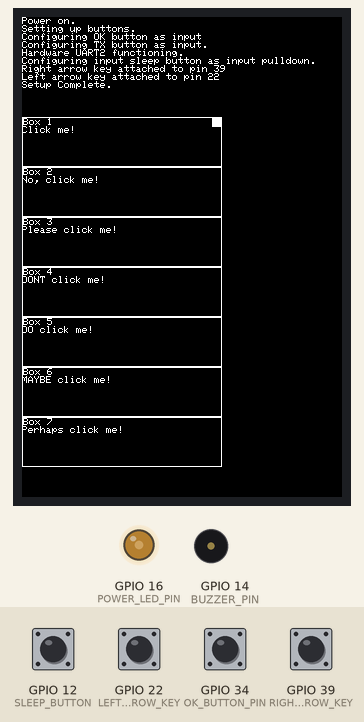
Simulated run of this sketch. Board: ESP32. On the bench: 320×480 colour display, output pins drawn as LEDs (lit = HIGH), buzzer (waves = sounding). Inputs (shaded band) come from the test bench; at power-on: GPIO 12 (SLEEP_BUTTON), GPIO 22 (LEFT_ARROW_KEY), GPIO 34 (OK_BUTTON_PIN), GPIO 39 (RIGHT_ARROW_KEY) LOW. Random numbers use the default seed unless the sketch sets one; what the sketch prints to the serial monitor is not drawn. At 10.0 s the program puts the board to deep sleep or switches it off; the recording ends there.

Above: at 3.3 s.
3.4 s: GPIO 34 (OK_BUTTON_PIN) pulled HIGH for 1 s
At 3.88 s:
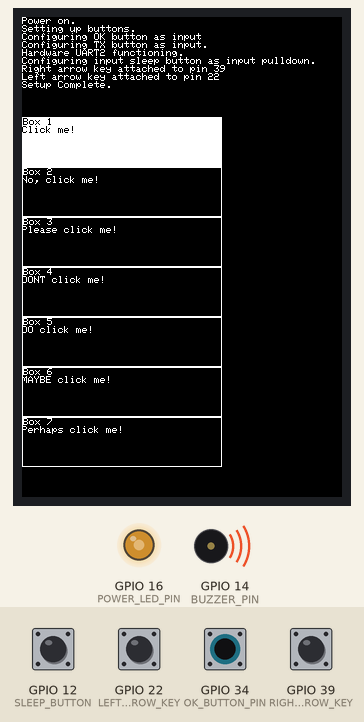
At 4.78 s:
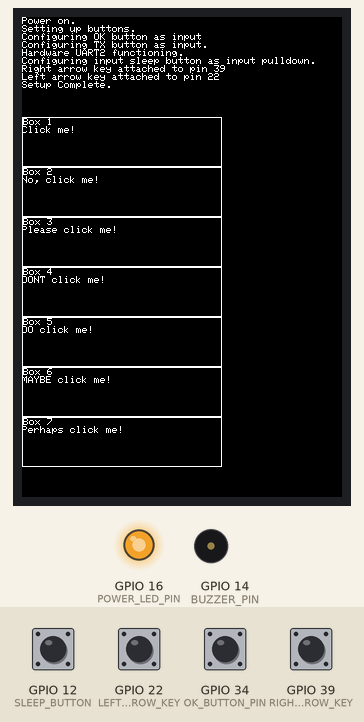
5.0 s: GPIO 12 (SLEEP_BUTTON) pulled HIGH for 0.15 s
At 5.9 s:
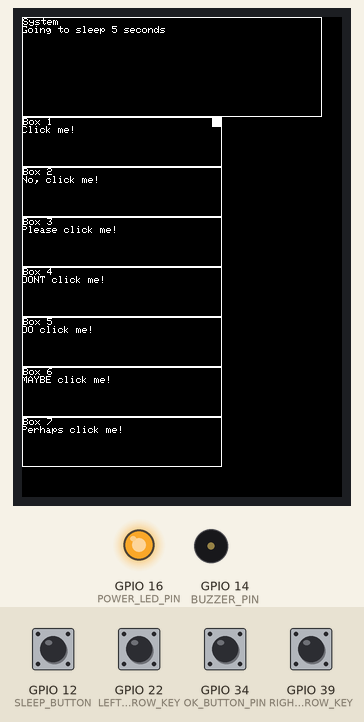
Timing chart, 0 to 8.0 s (numbered marks = the images above; inputs shaded):
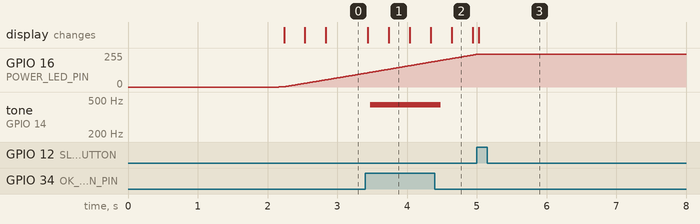

The sketch:

Radio_Modem.ino
```cpp
// Radio Modem Program
//    Send messages between RFD900x Enabled ESP32 devices.
// RULES:
//    pins 6 - 11 are reserved for SPI flash.
//    pins 34, 35, 36, 39 are input only.
// LEDs utilized for important indications.


int POWER_LED_PIN = 16;
unsigned long POWER_LED_PIN_DIM_FREQUENCY = 10;
unsigned long POWER_LED_BRIGHTNESS = 0;
unsigned long POWER_LED_LAST_UPDATE = 0;
bool POWER_LED_ANALOG_DIRECTION = true;
int TX_LED_PIN = 13;
int RX_LED_PIN = 22;

// RFD900X Variables
int RFD900X_SERIAL_RX_PIN = 16;  // pin number on the esp32 utilized to receive data from rfd900x
int RFD900X_SERIAL_TX_PIN = 17;  // pin number on the esp32 utilized to send data to the rfd900x.
int RFD900X_BAUD = 9600;         // I'll have to make sure I edit the radio initially in RFD900x Tools - Default baud is 57600
HardwareSerial RFD900X_UART(2);  // use hardware UART #2 with RFD900X.
// I guess you need to have a terminating character for messages. Huh.
char MESSAGE_CHAR_TERMINATOR = 'Z';
// RFD900X Command Strings
String EEPROM_VERSION = "ATS0";      // EEPROM Version - should not be changed. Set by firmware.
String SERIAL_SPEED = "ATS1";        // Serial speed in one byte form. Accepted values are: 1, 2, 4, 9, 19, 38, 57, 115, 230, 460
                                     // corresponding to 1200 bps, 2400 bps, 4800bps, 9600 bps, 19200bps, 38400bps, 57600bps, 115200bps,
                                     // 230400bps, 460800bps and 1000000bps respectively.
String AIR_SPEED = "ATS2";           // Air data rate in ‘one-byte form’. Accepted values are 4,64,125,250,500, 750 corresponding to 4000bps,
                                     // 64000bps, 125000bps, 25000bps,
                                     // 500000bps and 750000bps respectively
String TXPOWER = "ATS4";             // Transmit power in dBm. Maximum is 30dBm.
String ECC = "ATS5";                 // Enables or disable the golay error correcting code. When enabled it doubles the over the air data usage.
String MAVLINK = "ATS6";             // enables or disables the MAVLink framing and reporting.
String OP_RESEND = "ATS7";           // Opportunistic resend allows the node to resend packets if it has sapre bandwidth.
String MIN_FREQ = "ATS8";            // Min frequency in KHz.
String MAX_FREQ = "ATS9=";           // Max frequency in KHz.
String NUM_CHANNELS = "ATS10";       // number of frequency hopping channels. Defaults to 20. Maximum = 50. Minimum value = 1, must be same
                                     // at both ends of link.
String DUTY_CYCLE = "ATS11";         // The percentage of time to allow transmit. Default = 100, Maximum = 100, minimum = 10. Must be same
                                     // at both ends of link.
String RTSCTS = "ATS13";             // Ready to send and clear to send flow control. Default: 0, maximum: 1, minimum: 0, doesn't have to be the
                                     // same at each end of radio link.
String MAX_WINDOW = "ATS14";         // Max transit window size used to limit max time / lateny if required otherwise will be set automatically
String ENCRYPTION_LEVEL = "ATS15";   // encryption level. 0 = off, 1 = 128 bit AES.
String RC_INPUT_GPIO_1 = "ATS16";    // Set GPIO 1.1 as R/C (PPM) input. Default = 0, maximum = 1, minimum = 0.
String RC_OUTPUT_GPIO_1 = "ATS17";   // Set GPIO 1.1 as RC (PPM) output. Defautl 0, maximum = 1, minimum = 0.
String ANT_MODE = "ATS18";           // 0 = diversity
                                     // 1 = Antenna 1 only
                                     // 2 = antenna 2 only
                                     // 3 = antenna 1 TX and antenna 2 RX
String PKT_DROP_RSSI = "ATS19=";     // Sets a RSSI threshold below which the packet will be discarded. 0 disables the feature.
                                     // 0 default, maximum = 255, minimum = 0.
String RADIO_SAVE = "AT&W";          // Save a newly changed register to the radio.
String RADIO_REBOOT = "ATZ";         // Reboot the radio for new changes to take effect.
String ENTER_COMMAND_MODE = "+++";   // Orders the radio to enter command mode. You must wait 1000ms to ensure the radio properly
                                     // enters command mode.
String EXIT_COMMAND_MODE = "ATO";    // Orders Radio to exit command mode.
int COMMAND_MODE_DELAY_TIME = 1000;  // Amount of time in milliseconds to wait after the "ENTER_COMAND_MODE" string has been
                                     // sent to the radio.
// these RFD900X terminal commands have a letter I inserted into them for some reason. They are in a different table.
String RADIO_VERSION = "ATI";       // shows radio version.
String BOARD_TYPE = "ATI2";         // shows the board type
String BOARD_FREQUENCY = "ATI3";    // shows board frequency
String BOARD_VERSION = "ATI4";      // shows the board's version.
String TDM_TIMING_REPORT = "ATI6";  // Displays TDM timing report.
String RSSI_REPORT = "ATI7";        // Displays RSSI signal report.
String RADIO_ID = "ATI8";           // Displays device 64-bit unique ID.
String FACTORY_RESET = "AT&F";      // Resets all parameters to factory defaults.

// Button Variables
unsigned long BUTTON_SAMPLE_SPEED = 100;         // Sample buttons every this many milliseconds.
unsigned long LAST_BUTTON_SAMPLE_TIMESTAMP = 0;  // Controls when we sample button digital pins.
int OK_BUTTON_PIN = 34;
bool OK_BUTTON_STATE = false;  // pin number on esp32 utilized to sense an OK button.
unsigned long LAST_OK_BUTTON_PRESS = 0;
int TX_BUTTON = 35;  // Utilized to transmit the message.
bool TX_BUTTON_STATE = false;
unsigned long LAST_TX_BUTTON_PRESS = 0;
int SLEEP_BUTTON = 12;  // pin number on esp32 utilized to put the radio to sleep.
int RIGHT_ARROW_KEY = 39;
bool RIGHT_ARROW_KEY_STATE = false;
unsigned long LAST_RIGHT_ARROW_KEY_PRESS = 0;
int LEFT_ARROW_KEY = 22;
bool LEFT_ARROW_KEY_STATE = false;
unsigned long LAST_LEFT_ARROW_KEY_PRESS = 0;
unsigned long BUTTON_COOLDOWN_TIME = 100;

// Deep Sleep Variables
#include "driver/rtc_io.h"
#define BUTTON_PIN_BITMASK(GPIO) (1ULL << GPIO)  // 2 ^ GPIO_NUMBER in hex
#define USE_EXT0_WAKEUP 1                        // 1 = EXT0 wakeup, 0 = EXT1 wakeup
#define WAKEUP_GPIO GPIO_NUM_12                  // Only RTC IO are allowed - ESP32 Pin example

// TFT screen stuff.
#include <SPI.h>
#include <TFT_eSPI.h>       // Hardware-specific library
TFT_eSPI tft = TFT_eSPI();  // Invoke custom library

// variables for the message writing screen.
// +==============================================================================================================+
// |                                            W I R I N G
// |  ESP32
// |

// Buzzer Variables
// I chose to use this website, which has the octaves and frequencies of each note!
// https://mixbutton.com/music-tools/frequency-and-pitch/music-note-to-frequency-chart#1st
// I chose the frequencies of each note for octave 4, which seemed to be the center of the chart.
int BUZZER_PIN = 14;
unsigned long BUTTON_SOUND_LENGTH = 100;
unsigned int A = 440;
unsigned int B = 493;
unsigned int C = 261;
unsigned int D = 293;
unsigned int E = 329;
unsigned int F = 349;
unsigned int G = 392;

// a test for a button class.
#include "SelectableBox.h"
SelectableBox myBox = SelectableBox(0, 200, 300, 100, "Title", "This is the content. ", false, tft);

// Variables for the demonstration of multiple selectable boxes.
int boxHeight = 50;
int boxWidth = 200;
SelectableBox box1 = SelectableBox(0, 400, boxWidth, boxHeight, "Box 1", "Click me!", false, tft);
SelectableBox box2 = SelectableBox(0, 400, boxWidth, boxHeight, "Box 2", "No, click me!", false, tft);
SelectableBox box3 = SelectableBox(0, 400, boxWidth, boxHeight, "Box 3", "Please click me!", false, tft);
SelectableBox box4 = SelectableBox(0, 400, boxWidth, boxHeight, "Box 4", "DONT click me!", false, tft);
SelectableBox box5 = SelectableBox(0, 400, boxWidth, boxHeight, "Box 5", "DO click me!", false, tft);
SelectableBox box6 = SelectableBox(0, 400, boxWidth, boxHeight, "Box 6", "MAYBE click me!", false, tft);
SelectableBox box7 = SelectableBox(0, 400, boxWidth, boxHeight, "Box 7", "Perhaps click me!", false, tft);
int selectedBoxIndex = 0;
// array of selectable boxes
SelectableBox myBoxes[] = {
  box1, box2, box3, box4, box5, box6, box7
};
// controls how quickliy you can scroll through the list of selectable boxes.
unsigned long lastScrollTimeStamp = 0;
unsigned long maxScrollFrequency = 100;


void setup() {
  coolStartupScreen();
  tft.setTextSize(1);
  tft.setTextColor(TFT_WHITE);
  tft.println("Power on.");
  tft.println("Setting up buttons.");
  // Initialize communication with the RFD900X on UART 2
  RFD900X_UART.begin(RFD900X_BAUD, SERIAL_8N1, RFD900X_SERIAL_RX_PIN, RFD900X_SERIAL_TX_PIN);
  // Set up pins
  tft.println("Configuring OK button as input");
  pinMode(OK_BUTTON_PIN, INPUT_PULLDOWN);  // OK button pin
  tft.println("Configuring TX button as input.");
  pinMode(TX_BUTTON, INPUT_PULLDOWN);  // TX button pin
  Serial.begin(9600);
  if (RFD900X_UART) {
    tft.println("Hardware UART2 functioning.");
  } else {
    tft.println("Hardware UART2 not functioning!");
  }
  pinMode(POWER_LED_PIN, OUTPUT);
  tft.println("Configuring input sleep button as input pulldown.");
  pinMode(SLEEP_BUTTON, INPUT_PULLDOWN);

  tft.print("Right arrow key attached to pin ");
  tft.print(RIGHT_ARROW_KEY);
  tft.println();
  pinMode(RIGHT_ARROW_KEY, INPUT);
  tft.print("Left arrow key attached to pin ");
  tft.print(LEFT_ARROW_KEY);
  tft.println();
  pinMode(LEFT_ARROW_KEY, INPUT);
  tft.println("Setup Complete.");
}
void loop() {
  tft.setCursor(0, 0);
  // Pressing the sleep button puts the radio to sleep.
  if (digitalRead(SLEEP_BUTTON) == HIGH) {
    DEEP_SLEEP();
  }
  updatePowerLED(POWER_LED_PIN);
  if (millis() - LAST_BUTTON_SAMPLE_TIMESTAMP > BUTTON_SAMPLE_SPEED) {
    LAST_BUTTON_SAMPLE_TIMESTAMP = millis();
    processButtonPresses();
  }
  // update all boxes
  for (int i = 0; i < (sizeof(myBoxes) / sizeof(myBoxes[0])) /*-1*/; i++) {
    myBoxes[i].y = (i * boxHeight) + 100;
    myBoxes[i].update();
    // Boxes that were hovered over, but no longer, need to be "un-hovered" over.
    if (i == selectedBoxIndex) {
      myBoxes[i].hoveredOver = true;
    } else {
      myBoxes[i].hoveredOver = false;
    }
  }

  // Wherever the selectedBoxIndex is, that box is hovered over.
  if (OK_BUTTON_STATE) {
    myBoxes[selectedBoxIndex].flip();
  }


  if (millis() - lastScrollTimeStamp > maxScrollFrequency) {
    lastScrollTimeStamp = millis();
    // right arrow key scrolls forwards through boxes.
    if (RIGHT_ARROW_KEY_STATE) {
      selectedBoxIndex++;
      if (selectedBoxIndex > ((sizeof(myBoxes) / sizeof(myBoxes[0])) - 1)) {
        selectedBoxIndex = 0;
      }
    }

    // left arrow key scrolls backwards through boxes.
    if (LEFT_ARROW_KEY_STATE) {
      selectedBoxIndex--;
      if (selectedBoxIndex < 0) {
        selectedBoxIndex = ((sizeof(myBoxes) / sizeof(myBoxes[0])) - 1);
      }
    }
  }
}
// utilized to pulse the power LED to indicate the radio's state.
void updatePowerLED(int POWER_LED_PIN) {
  if (millis() - POWER_LED_LAST_UPDATE > POWER_LED_PIN_DIM_FREQUENCY) {
    if (POWER_LED_ANALOG_DIRECTION) {
      // if true, increase pwm value. Otherwise, decrease it.
      POWER_LED_BRIGHTNESS += 1;
    } else {
      POWER_LED_BRIGHTNESS -= 1;
    }
    // if the analog value goes above 254, change the boolean which changes whether
    // we increase or decreaes the analog value we write to the pin.
    if (POWER_LED_BRIGHTNESS > 254) {
      POWER_LED_ANALOG_DIRECTION = false;
    }
    if (POWER_LED_BRIGHTNESS < 1) {
      POWER_LED_ANALOG_DIRECTION = true;
    }
    // update our last power LED update time.
    POWER_LED_LAST_UPDATE = millis();
  }
  analogWrite(POWER_LED_PIN, POWER_LED_BRIGHTNESS);
}

// Pulls files from the SD card and applies settings to the radio.
void LOAD_CONFIG() {
}

void DEEP_SLEEP() {
  esp_sleep_enable_ext0_wakeup(WAKEUP_GPIO, 1);  //1 = High, 0 = Low
  // Configure pullup/downs via RTCIO to tie wakeup pins to inactive level during deepsleep.
  // EXT0 resides in the same power domain (RTC_PERIPH) as the RTC IO pullup/downs.
  // No need to keep that power domain explicitly, unlike EXT1.
  rtc_gpio_pullup_dis(WAKEUP_GPIO);
  rtc_gpio_pulldown_en(WAKEUP_GPIO);
  String warning = "Going to sleep 5 seconds";
  SelectableBox sleepWarning = SelectableBox(0, 0, 300, 100, "System", warning, false, tft);
  //Go to sleep now
  unsigned long interval = 1000;
  unsigned long previousMillis = 0;
  unsigned long currentMillis = 0;
  bool waiting = true;
  int counter = 5;
  while (waiting) {
    sleepWarning.update();
    currentMillis = millis();
    if (currentMillis - previousMillis > interval) {
      previousMillis = currentMillis;
      counter--;
      if (counter < 0) {
        waiting = false;
      }
    }
  }
  esp_deep_sleep_start();
}

void coolStartupScreen() {
  // first, initialize communication with the TFT screen.
  tft.init();
  tft.setRotation(2);
  tft.fillScreen(TFT_BLACK);
  unsigned long animationDuration = 2000;
  bool continueAnimation = true;
  unsigned long interval = 1;
  unsigned long previousMillis = 0;
  unsigned long currentMillis = 0;
  double x = 0;
  double y = 0;
  double counter = 0;
  bool backwards = false;
  double limit = 5;
  double stepIncrement = 0.05;
  while (continueAnimation) {
    currentMillis = millis();
    // determine if the animation has shown long enough to end:
    if (millis() > animationDuration) {
      continueAnimation = false;
    } else {
      if (currentMillis - previousMillis >= interval) {
        counter = 0;
        y = 0;
        backwards = false;
        int increment = random(1, 35);
        for (int i = 0; i < 480; i++) {
          if (!backwards) {
            counter += stepIncrement;
          } else {
            counter -= stepIncrement;
          }

          if (counter > limit) {
            backwards = true;
          }
          x = sin(counter) * random(1, 150);
          tft.drawPixel(x + (320 / 2), y, TFT_WHITE);
          previousMillis = currentMillis;
          y += increment;
        }
      }
    }
  }


  // clear the startup screen.
  tft.fillScreen(TFT_BLACK);
}

// Modify a radio setting.
// NOTE: this function assumes you are already in command mode.
// Remember that the String VALUE is usually a number. Cast to a string when using this command.
void RFD900X_CHANGE_SETTING(String RADIO_COMMAND, String VALUE) {
  RFD900X_UART.print(RADIO_COMMAND + "=" + VALUE);
  RFD900X_UART.print(RADIO_SAVE);
}
// Puts the radio into a mdoe where you can send AT commands.
void RFD900X_ENTER_COMMAND_MODE() {
  RFD900X_UART.print(ENTER_COMMAND_MODE);
  delay(1000);
}
// Exit command mode
void RFD900X_EXIT_COMMAND_MODE() {
  RFD900X_UART.print(EXIT_COMMAND_MODE);
}
// If you want to query a setting on the radio, use this function.
// NOTE: this function assumes you are already in command mode.
String RFD900X_SETTING_QUERY(String SETTING_NAME) {
  RFD900X_UART.print(SETTING_NAME + "?");
  int incomingByte;
  String result = "";
  while (RFD900X_UART.available() > 0) {
    incomingByte = RFD900X_UART.read();
    result += incomingByte;
  }
  return result;
}
// Rebooting the radio enables the settings to take effect that you've changed.
// NOTE: this function assumes you are already in command mode.
void RFD900X_REBOOT() {
  RFD900X_UART.print(RADIO_REBOOT);
}
void RFD900X_TRANSMIT_STRING(String message) {
  RFD900X_UART.print(message);
}

// Button Variables
// Here, we process inputs and act accordingly. Hopefully it's not a terrible idea . . . (Because different screens
// will use the same button for different purposes . .. . . )
void processButtonPresses() {
  // ok button
  if (millis() - LAST_OK_BUTTON_PRESS > BUTTON_COOLDOWN_TIME) {
    if (digitalRead(OK_BUTTON_PIN)) {
      Serial.println("OK BUTTON");
      LAST_OK_BUTTON_PRESS = millis();
      tone(BUZZER_PIN, A, BUTTON_SOUND_LENGTH);
      OK_BUTTON_STATE = true;
    } else {
      OK_BUTTON_STATE = false;
    }
  }

  // right arrow key
  if (millis() - LAST_RIGHT_ARROW_KEY_PRESS > BUTTON_COOLDOWN_TIME) {
    if (digitalRead(RIGHT_ARROW_KEY)) {
      Serial.println("RIGHT ARROW KEY ");
      LAST_RIGHT_ARROW_KEY_PRESS = millis();
      tone(BUZZER_PIN, B, BUTTON_SOUND_LENGTH);
      RIGHT_ARROW_KEY_STATE = true;
    } else {
      RIGHT_ARROW_KEY_STATE = false;
    }
  }

  // left arrow key
  if (millis() - LAST_LEFT_ARROW_KEY_PRESS > BUTTON_COOLDOWN_TIME) {
    if (digitalRead(LEFT_ARROW_KEY)) {
      Serial.println("LEFT ARROW KEY");
      tone(BUZZER_PIN, C, BUTTON_SOUND_LENGTH);
      LAST_LEFT_ARROW_KEY_PRESS = millis();
      LEFT_ARROW_KEY_STATE = true;
    } else {
      LEFT_ARROW_KEY_STATE = false;
    }
  }
}
```

Source omitted: SelectableBox.h (3065 bytes)

Measured:
- after the input at 3.4 s, tone on GPIO 14 (BUZZER_PIN): silent → 440 Hz after 0.08 s, → silent 1.0 s later
